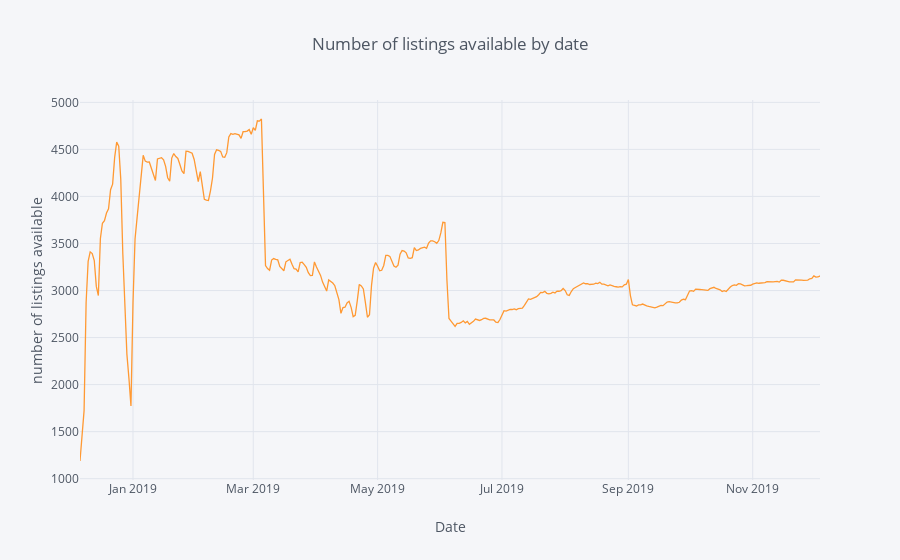

This figure's notebook cell:
### Markdown cell above
A continuación, vemos que hasta tres meses por delante, generalmente hay más alojamientos disponibles que en el futuro. Las razones de esto pueden ser que los anfitriones están actualizando más activamente sus calendarios en este período de tiempo. Este gráfico es **interactivo** y, al pasar el cursor sobre los puntos, se mostrará una información sobre herramientas con el "número de listados disponibles" y el "día de la semana" por fecha.

### Code cell
sum_available = calendar[calendar.available == "t"].groupby(['date']).size().to_frame(name= 'available').reset_index()
sum_available['weekday'] = sum_available['date'].dt.day_name()
sum_available = sum_available.set_index('date')

sum_available.iplot(y='available', mode = 'lines', xTitle = 'Date', yTitle = 'number of listings available',\
                   text='weekday', title = 'Number of listings available by date')

### Figure 1 — Plotly figure (JSON) as saved in the notebook; plotly's stock layout.template omitted (floating-point values rounded to 4 significant figures; data arrays with more than 128 entries replaced by an {"elided": "..."} marker saying what was removed)
{"data": [{"line": {"color": "rgba(255, 153, 51, 1.0)", "dash": "solid", "shape": "linear", "width": 1.3}, "mode": "lines", "name": "available", "text": {"elided": "364 str values"}, "type": "scatter", "uid": "18b03e3a-8725-4cb4-b308-54d2a356a9ae", "x": {"elided": "364 str values"}, "y": {"elided": "364 int values"}}], "layout": {"legend": {"bgcolor": "#F5F6F9", "font": {"color": "#4D5663"}}, "paper_bgcolor": "#F5F6F9", "plot_bgcolor": "#F5F6F9", "title": {"font": {"color": "#4D5663"}, "text": "Number of listings available by date"}, "xaxis": {"gridcolor": "#E1E5ED", "showgrid": true, "tickfont": {"color": "#4D5663"}, "title": {"font": {"color": "#4D5663"}, "text": "Date"}, "zerolinecolor": "#E1E5ED"}, "yaxis": {"gridcolor": "#E1E5ED", "showgrid": true, "tickfont": {"color": "#4D5663"}, "title": {"font": {"color": "#4D5663"}, "text": "number of listings available"}, "zerolinecolor": "#E1E5ED"}}}
